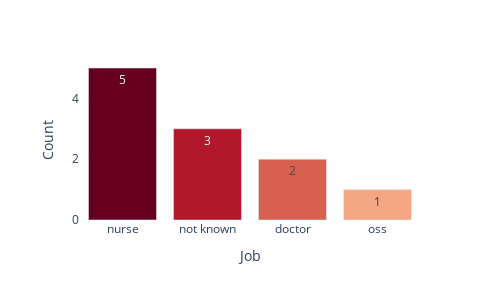

The cell this chart's notebook holds for it:
### Code cell
# Job titles
job = df[['ID','Job']].drop_duplicates().reset_index(drop=True)
s = job['Job'].value_counts() 
count = pd.DataFrame({'Job':s.index, 'Count':s.values})
fig = px.bar(count, y='Count', x='Job', text = 'Count', color = 'Job', color_discrete_sequence=px.colors.sequential.RdBu, width=500, height=300)
fig.update_layout(paper_bgcolor='rgba(0,0,0,0)', plot_bgcolor='rgba(0,0,0,0)', showlegend=False)
fig.show()

### Figure 1 — Plotly figure (JSON) as saved in the notebook; plotly's stock layout.template omitted (floating-point values rounded to 4 significant figures)
{"data": [{"alignmentgroup": "True", "hovertemplate": "Job=%{x}<br>Count=%{text}<extra></extra>", "legendgroup": "nurse", "marker": {"color": "rgb(103,0,31)", "pattern": {"shape": ""}}, "name": "nurse", "offsetgroup": "nurse", "orientation": "v", "showlegend": true, "text": [5], "textposition": "auto", "type": "bar", "x": ["nurse"], "xaxis": "x", "y": [5], "yaxis": "y"}, {"alignmentgroup": "True", "hovertemplate": "Job=%{x}<br>Count=%{text}<extra></extra>", "legendgroup": "not known", "marker": {"color": "rgb(178,24,43)", "pattern": {"shape": ""}}, "name": "not known", "offsetgroup": "not known", "orientation": "v", "showlegend": true, "text": [3], "textposition": "auto", "type": "bar", "x": ["not known"], "xaxis": "x", "y": [3], "yaxis": "y"}, {"alignmentgroup": "True", "hovertemplate": "Job=%{x}<br>Count=%{text}<extra></extra>", "legendgroup": "doctor", "marker": {"color": "rgb(214,96,77)", "pattern": {"shape": ""}}, "name": "doctor", "offsetgroup": "doctor", "orientation": "v", "showlegend": true, "text": [2], "textposition": "auto", "type": "bar", "x": ["doctor"], "xaxis": "x", "y": [2], "yaxis": "y"}, {"alignmentgroup": "True", "hovertemplate": "Job=%{x}<br>Count=%{text}<extra></extra>", "legendgroup": "oss", "marker": {"color": "rgb(244,165,130)", "pattern": {"shape": ""}}, "name": "oss", "offsetgroup": "oss", "orientation": "v", "showlegend": true, "text": [1], "textposition": "auto", "type": "bar", "x": ["oss"], "xaxis": "x", "y": [1], "yaxis": "y"}], "layout": {"barmode": "relative", "height": 300, "legend": {"title": {"text": "Job"}, "tracegroupgap": 0}, "margin": {"t": 60}, "paper_bgcolor": "rgba(0,0,0,0)", "plot_bgcolor": "rgba(0,0,0,0)", "showlegend": false, "width": 500, "xaxis": {"anchor": "y", "categoryarray": ["nurse", "not known", "doctor", "oss"], "categoryorder": "array", "domain": [0, 1], "title": {"text": "Job"}}, "yaxis": {"anchor": "x", "domain": [0, 1], "title": {"text": "Count"}}}}
